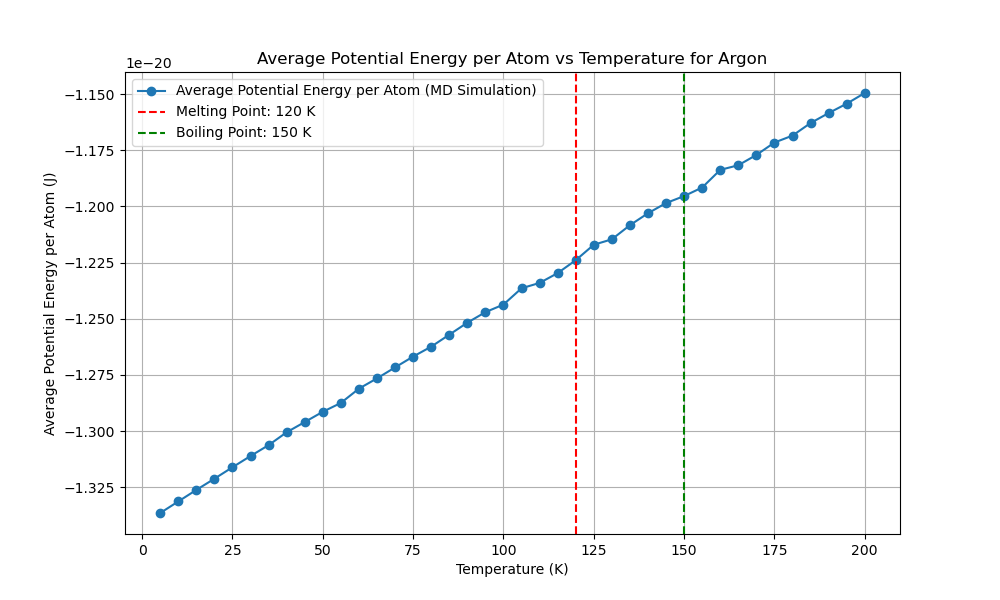

Write the Python code that produced this figure.
import numpy as np
import matplotlib.pyplot as plt
from scipy.optimize import minimize
from multiprocessing import Pool
import time
from reportlab.lib.pagesizes import letter
from reportlab.pdfgen import canvas
from tqdm import tqdm
from numba import njit, prange
import logging
import os

# Get the directory of the current script
script_dir = os.path.dirname(os.path.abspath(__file__))
script_base_name = os.path.splitext(os.path.basename(__file__))[0]

# Set up logging with the script's base name and directory
log_file_path = os.path.join(script_dir, f'{script_base_name}.log')
logging.basicConfig(filename=log_file_path, 
            level=logging.INFO, format='%(asctime)s:%(levelname)s:%(message)s')

EPSILON = 1.654017502e-21  
SIGMA = 3.405e-10  
MASS = 6.63e-26  
K_B = 1.38e-23 

def create_fcc_lattice(a, n):
    """Create an FCC lattice."""
    base = np.array([[0, 0, 0],
                     [0.5, 0.5, 0], [0.5, 0, 0.5], [0, 0.5, 0.5]])
    positions = np.zeros((n**3 * 4, 3))
    index = 0
    for x in range(n):
        for y in range(n):
            for z in range(n):
                offset = np.array([x, y, z])
                for b in base:
                    positions[index] = (offset + b) * a
                    index += 1
    return positions

@njit
def lennard_jones(r2):
    """Calculate the Lennard-Jones potential and force."""
    r6 = (SIGMA ** 2 / r2) ** 3
    r12 = r6 ** 2
    potential = 4 * EPSILON * (r12 - r6)
    force = 24 * EPSILON * (2 * r12 - r6) / r2
    return potential, force

@njit
def apply_pbc(position, box_length):
    """Apply periodic boundary conditions."""
    return position - box_length * np.round(position / box_length)

@njit
def custom_norm(arr, axis=1):
    """Compute the norm along a specified axis."""
    if axis == 1:
        return np.sqrt(np.sum(arr**2, axis=1))
    elif axis == 0:
        return np.sqrt(np.sum(arr**2, axis=0))
    else:
        raise ValueError("Invalid axis")

@njit(parallel=True)
def compute_forces(positions, box_length):
    """Compute forces using Lennard-Jones potential with PBC."""
    N = len(positions)
    forces = np.zeros_like(positions)
    potential_energy = 0.0

    for i in prange(N):
        for j in range(i + 1, N):
            r_vec = apply_pbc(positions[i] - positions[j], box_length)
            r2 = np.dot(r_vec, r_vec)
            if r2 < (3 * SIGMA) ** 2:
                potential, force = lennard_jones(r2)
                f = force * r_vec
                forces[i] += f
                forces[j] -= f
                potential_energy += potential
                
    return forces, potential_energy

@njit
def velocity_verlet_adaptive(positions,
            velocities, forces, dt, box_length, max_force_threshold=1e-12):
    """Velocity-Verlet integration with adaptive time step."""
    new_positions = positions + velocities * dt + 0.5 * forces * dt**2 / MASS
    new_positions = apply_pbc(new_positions, box_length)
    new_forces, _ = compute_forces(new_positions, box_length)
    max_force = np.max(custom_norm(new_forces, axis=1))
    
    if max_force > max_force_threshold:
        dt = max(0.9 * dt * (max_force_threshold / max_force)**0.5, 1e-16)
    
    new_velocities = velocities + 0.5 * (forces + new_forces) * dt / MASS
    return new_positions, new_velocities, new_forces, dt

@njit
def standard_verlet_adaptive(positions,
    velocities, forces, dt, box_length, max_force_threshold=1e-12):
    """Standard Verlet integration with adaptive time step."""
    new_positions = positions + velocities * dt + 0.5 * forces * dt**2 / MASS
    new_positions = apply_pbc(new_positions, box_length)
    new_forces, _ = compute_forces(new_positions, box_length)
    max_force = np.max(custom_norm(new_forces, axis=1))

    if max_force > max_force_threshold:
        dt = max(0.9 * dt * (max_force_threshold / max_force)**0.5, 1e-16)

    new_velocities = velocities + new_forces * dt / MASS
    return new_positions, new_velocities, new_forces, dt

@njit
def leapfrog_verlet_adaptive(positions,
    velocities, forces, dt, box_length, max_force_threshold=1e-12):
    """Leapfrog Verlet integration with adaptive time step."""
    half_dt = 0.5 * dt
    velocities_half = velocities + forces * half_dt / MASS
    new_positions = positions + velocities_half * dt
    new_positions = apply_pbc(new_positions, box_length)
    new_forces, _ = compute_forces(new_positions, box_length)
    max_force = np.max(custom_norm(new_forces, axis=1))

    if max_force > max_force_threshold:
        dt = max(0.9 * dt * (max_force_threshold / max_force)**0.5, 1e-16)

    new_velocities = velocities_half + new_forces * half_dt / MASS
    return new_positions, new_velocities, new_forces, dt

def adaptive_equilibration(positions, velocities, forces, dt, box_length,
       verlet_algorithm, initial_equilibration_window=150,
   initial_threshold=8.5e-22, min_threshold=8e-25,
   max_threshold=5e-21, max_steps=5000):
    
    
    """Perform adaptive equilibration with dynamic threshold and window adjustment."""
    equilibration_steps = 0
    recent_potential_energies = []
    forces, _ = compute_forces(positions, box_length)
    threshold = initial_threshold
    equilibration_window = initial_equilibration_window
    with tqdm(total=equilibration_window, desc="Equilibration") as pbar:
        while equilibration_steps < max_steps:
            positions, velocities, forces, dt = verlet_algorithm(positions,
                velocities, forces, dt, box_length)
            _, potential_energy = compute_forces(positions, box_length)
            recent_potential_energies.append(potential_energy)
            if len(recent_potential_energies) > equilibration_window:
                recent_potential_energies.pop(0)
                mean_potential_energy = np.mean(recent_potential_energies)
                std_potential_energy = np.std(recent_potential_energies)
                logging.info(f" ((len(recent_p_energies) > equiwindow)) STD:  {std_potential_energy:.5e} , MEAN: {mean_potential_energy:.5e}")
                # Dynamically adjust the threshold based on the standard deviation
                if std_potential_energy > threshold:
                    # threshold = min(threshold * 1.1, max_threshold)
                    threshold = max(threshold * 0.9, min_threshold)
                    equilibration_window = int(equilibration_window * 1.1)
                    
                    
            
                    
                    
                    
                    logging.info(f" ((std_potential_energy > threshold)) threshold:  {threshold:.5e} , MEAN: {mean_potential_energy:.5e}")
                else:
                    # threshold = max(threshold * 0.9, min_threshold)
                    threshold = min(threshold * 1.1, max_threshold)
                    
                    
            
                    
                    
                    logging.info(f" ((std_potential_energy < threshold)) threshold:  {threshold:.5e} , MEAN: {mean_potential_energy:.5e}")
                
                if std_potential_energy < threshold and np.abs(potential_energy - mean_potential_energy) < threshold:
                    logging.info(f"Equilibration completed in {equilibration_steps} steps with dt={dt:.2e}")
                    break
                pbar.update(1)
            equilibration_steps += 1
            if equilibration_steps % 1000 == 0:
                logging.info(f"Step {equilibration_steps}: Potential Energy = {potential_energy:.5e}, dt = {dt:.2e}")
    return positions, velocities, forces, dt, equilibration_steps

def run_md_for_temperature(T, seed, verlet_algorithm,
                           dt, sampling_steps=60000):
    """Run MD simulation for a single temperature using the specified Verlet algorithm."""
    np.random.seed(seed)
    a = 5.26e-10  # Initial guess for the lattice parameter
    n = 3  # Number of unit cells in each dimension
    positions = create_fcc_lattice(a, n)
    box_length = n * a  # Length of the simulation box
    N = len(positions)
    
    # Initialize velocities for 5K
    velocities = np.random.randn(N, 3) * np.sqrt(K_B * 5 / MASS)
    forces, _ = compute_forces(positions, box_length)

    # Rescale velocities to the desired temperature
    current_temperature = np.sum(MASS * np.sum(velocities**2, axis=1)) / (3 * N * K_B)
    scale_factor = np.sqrt(T / current_temperature)
    velocities *= scale_factor

    # Adaptive equilibration
    positions, velocities, forces, dt, equilibration_steps = adaptive_equilibration(
        positions, velocities, forces,
        dt, box_length, verlet_algorithm)

    logging.info(f"Equilibration steps: {equilibration_steps}")

    print(f"Equilibration steps: {equilibration_steps}")

    potential_energy = 0
    initial_total_energy = 0
    count = 0
    total_energy_drift = 0

    with tqdm(total=sampling_steps, desc="Progress") as pbar:
        potential_energy = 0
        count = 0
        total_energy_drift = 0
        initial_total_energy = None
    
        for step in range(sampling_steps):
            positions, velocities, forces, dt = verlet_algorithm(
                positions, velocities, forces, dt, box_length
            )
            kinetic_energy = 0.5 * MASS * np.sum(velocities**2)
            _, potential_energy_step = compute_forces(positions, box_length)
            total_energy = kinetic_energy + potential_energy_step
            potential_energy += potential_energy_step
    
            if step == 0:
                initial_total_energy = total_energy
    
            total_energy_drift += abs(total_energy - initial_total_energy)
            count += 1
            pbar.update(1)
            if step % 1000 == 0:
                logging.info(f"Step {step}: Kinetic Energy = {kinetic_energy:.5e}, Potential Energy = {potential_energy_step:.5e}, Total Energy = {total_energy:.5e}")
        
        average_potential_energy = potential_energy / count / N  
        energy_drift = total_energy_drift / count
    
    return dt, average_potential_energy, energy_drift

def potential_energy_for_lattice(a):
    """Calculate potential energy for a given lattice parameter."""
    positions = create_fcc_lattice(a, 3)
    box_length = 3 * a
    _, potential_energy = compute_forces(positions, box_length)
    return potential_energy

def optimize_lattice_parameter():
    """Optimize the lattice parameter."""
    initial_guesses = np.linspace(4.5e-10, 6e-10, 500)
    results = [minimize(potential_energy_for_lattice,
                        [guess], bounds=[(4.5e-10, 6e-10)]) for
               guess in initial_guesses]
    best_result = min(results, key=lambda x: x.fun)
    return best_result.x[0]

def test_time_steps(T, seed, verlet_algorithm,
                    time_steps, sampling_steps=60000):
    """Test different time steps."""
    with Pool(2) as pool:
        args = [(T, seed, verlet_algorithm,
                 dt, sampling_steps) for dt in time_steps]
        results = pool.starmap(run_md_for_temperature, args)
    return results

def run_preliminary_steps_parallel(temperatures, seeds,
                   verlet_algorithms, algorithm_names, 
               time_steps, preliminary_steps):
    """Run preliminary steps sequentially."""
    results = []
    for alg in verlet_algorithms:
        alg_results = []
        for T, seed, dt in zip(temperatures, seeds, time_steps):
            result = run_md_for_temperature(T, seed, alg,
                                            dt, preliminary_steps)
            alg_results.append(result)
        results.append(alg_results)
    
    potential_energies_per_algorithm = []
    energy_drifts_per_algorithm = []
    best_time_steps = []

    for i, alg_results in enumerate(results):
        if len(alg_results) == 0:
            print(f"No results for algorithm {algorithm_names[i]}")  
            logging.warning(f"No results for algorithm {algorithm_names[i]}")
            
            continue
        potential_energies = [res[1] for res in alg_results]
        energy_drifts = [res[2] for res in alg_results]
        best_time_step = time_steps[np.argmin([res[2] for res in alg_results])]
        
        potential_energies_per_algorithm.append(np.mean(potential_energies))
        energy_drifts_per_algorithm.append(np.mean(energy_drifts))
        best_time_steps.append(best_time_step)
    
    return potential_energies_per_algorithm, energy_drifts_per_algorithm, best_time_steps

def find_best_sampling_steps(T, seed, verlet_algorithm,
                time_step, sampling_step_range):
    """Find the best sampling steps."""
    results = []
    for sampling_steps in sampling_step_range:
        dt, potential_energy, energy_drift = run_md_for_temperature(T, seed,
                            verlet_algorithm, time_step, sampling_steps)
        results.append((sampling_steps, potential_energy, energy_drift))
    return results

def generate_pdf_report(melting_point, boiling_point, a_opt, temperatures, potential_energies, runtime, best_algorithm_name, best_time_step, reason):
    """Generate a PDF report."""
    script_base_name = os.path.splitext(os.path.basename(__file__))[0]
    filename = os.path.join(script_dir, f"{script_base_name}.pdf")
    plot_filename = os.path.join(script_dir, f"{script_base_name}.png")

    c = canvas.Canvas(filename, pagesize=letter)
    width, height = letter

    c.drawString(50, height - 50, "Molecular Dynamics Simulation Report")
    c.drawString(50, height - 70, f"Optimized Lattice Parameter: {a_opt:.4e} m")
    c.drawString(50, height - 90, f"Melting Point: {melting_point} K")
    c.drawString(50, height - 110, f"Boiling Point: {boiling_point} K")
    c.drawString(50, height - 130, f"Total Runtime: {runtime:.2f} seconds")
    c.drawString(50, height - 150, f"Best Verlet Algorithm: {best_algorithm_name}")
    c.drawString(50, height - 170, f"Best Time Step: {best_time_step:.2e} s")

    reason_text = f"Reason: {reason}"
    max_chars_per_line = 78
    wrapped_reason = "\n".join([reason_text[i:i + max_chars_per_line] for i in range(0, len(reason_text), max_chars_per_line)])
    text_lines = wrapped_reason.split('\n')
    for i, line in enumerate(text_lines):
        c.drawString(50, height - 190 - i * 20, line)

    # Plot and save the temperature vs potential energy graph
    plt.figure(figsize=(10, 6))
    plt.plot(temperatures, potential_energies, marker='o', linestyle='-', label='Average Potential Energy per Atom (MD Simulation)')
    plt.xlabel('Temperature (K)')
    plt.ylabel('Average Potential Energy per Atom (J)')
    plt.title('Average Potential Energy per Atom vs Temperature for Argon')
    plt.axvline(melting_point, color='r', linestyle='--', label=f'Melting Point: {melting_point} K')
    plt.axvline(boiling_point, color='g', linestyle='--', label=f'Boiling Point: {boiling_point} K')
    plt.legend()
    plt.grid(True)
    plt.savefig(plot_filename)  # Save the plot
    plt.close()

    # Ensure the image file exists before attempting to draw it
    try:
        c.drawImage(plot_filename, 50, 200, width=500, height=300)
    except FileNotFoundError:
        logging.error(f"File {plot_filename} not found. Skipping image in the PDF report.")

    c.save()

def main():
    """Main function to run the MD simulation."""
    start_time = time.time()

    a_opt = optimize_lattice_parameter()
    print(f"Optimized lattice parameter: {a_opt}")
    logging.info(f"Optimized lattice parameter: {a_opt}")

    temperatures = np.arange(5, 205, 5)
    preliminary_temperatures = np.arange(60, 105, 5)

    time_steps = [
        1e-15
        ,5e-16,5e-15,1e-14
        ]

    seeds = np.random.randint(0, 10000, len(temperatures))
    preliminary_seeds = np.random.randint(0, 10000, len(preliminary_temperatures))

    verlet_algorithms = [
        velocity_verlet_adaptive,
        standard_verlet_adaptive,
        leapfrog_verlet_adaptive
    ]
    algorithm_names = [
        "Velocity-Verlet (Adaptive)",
        "Standard Verlet (Adaptive)",
        "Leapfrog Verlet (Adaptive)"
    ]

    preliminary_steps = 2000
    potential_energies_per_algorithm, energy_drifts_per_algorithm, best_time_steps = run_preliminary_steps_parallel(
        preliminary_temperatures,
        preliminary_seeds,
        verlet_algorithms,
        algorithm_names, time_steps, preliminary_steps)

    if not potential_energies_per_algorithm or not energy_drifts_per_algorithm or not best_time_steps:
        print("Error: No valid preliminary results obtained.")
        logging.error("No valid preliminary results obtained.")
        return

    best_algorithm_index = np.argmin([pe + ed for pe, ed in zip(potential_energies_per_algorithm,
                                        energy_drifts_per_algorithm)])
    best_verlet_algorithm = verlet_algorithms[best_algorithm_index]
    best_algorithm_name = algorithm_names[best_algorithm_index]
    best_time_step = best_time_steps[best_algorithm_index]
    reason = (f"Lowest average potential energy ({potential_energies_per_algorithm[best_algorithm_index]:.2e} J) "
              f"and minimal energy drift ({energy_drifts_per_algorithm[best_algorithm_index]:.2e} J) "
              f"during preliminary simulation.")
    print(f"Best Verlet algorithm: {best_algorithm_name}")
    print(f"Best time step: {best_time_step}")

    sampling_step_range = [10000, 15000, 20000, 40000, 60000, 80000]
    sampling_results = find_best_sampling_steps(temperatures[0],
        seeds[0], best_verlet_algorithm, best_time_step,
        sampling_step_range)

    for sampling_steps, potential_energy, energy_drift in sampling_results:
        print(f"Sampling steps: {sampling_steps}, Potential energy: {potential_energy:.2e} J, Energy drift: {energy_drift:.2e} J")
        logging.info(f"Sampling steps: {sampling_steps}, Potential energy: {potential_energy:.2e} J, Energy drift: {energy_drift:.2e} J")

    best_sampling_steps = min(sampling_results, key=lambda x: x[2])[0]
    print(f"Best sampling steps: {best_sampling_steps}")
    logging.info(f"Best sampling steps: {best_sampling_steps}")

    with Pool(2) as pool:
        results = pool.starmap(run_md_for_temperature, [(T, seed,
                             best_verlet_algorithm, best_time_step,
                 best_sampling_steps) for T, seed in zip(temperatures, seeds)])

    dts, potential_energies, energy_drifts = zip(*results)

    end_time = time.time()
    runtime = end_time - start_time
    print(f"Runtime: {runtime:.2f} seconds")

    first_derivative = np.gradient(potential_energies, temperatures)
    second_derivative = np.gradient(first_derivative, temperatures)

    plt.figure(figsize=(10, 6))
    plt.plot(temperatures, potential_energies, marker='o', linestyle='-',
         label='Average Potential Energy (MD Simulation)')
    plt.xlabel('Temperature (K)')
    plt.ylabel('Average Potential Energy (J)')
    plt.title('Average Potential Energy vs Temperature for Argon')
    plt.legend()
    plt.grid(True)

    melting_point = temperatures[np.argmax(first_derivative)]

    post_melting_temperatures = temperatures[temperatures > melting_point]
    post_melting_second_derivative = second_derivative[temperatures > melting_point]

    if post_melting_temperatures.size > 0 and post_melting_second_derivative.size > 0:
        boiling_point = post_melting_temperatures[np.argmax(post_melting_second_derivative)]
    else:
        boiling_point = None
        logging.warning("No boiling point found due to empty post-melting temperature or second derivative.")

    plt.axvline(melting_point, color='r', linestyle='--',
                label=f'Melting Point: {melting_point} K')
    if boiling_point:
        plt.axvline(boiling_point, color='g', linestyle='--',
                    label=f'Boiling Point: {boiling_point} K')
    plt.legend()
    plt.show()

    generate_pdf_report(melting_point, boiling_point,
            a_opt, temperatures, potential_energies, runtime,
            best_algorithm_name, best_time_step, reason)

if __name__ == "__main__":
    main()
